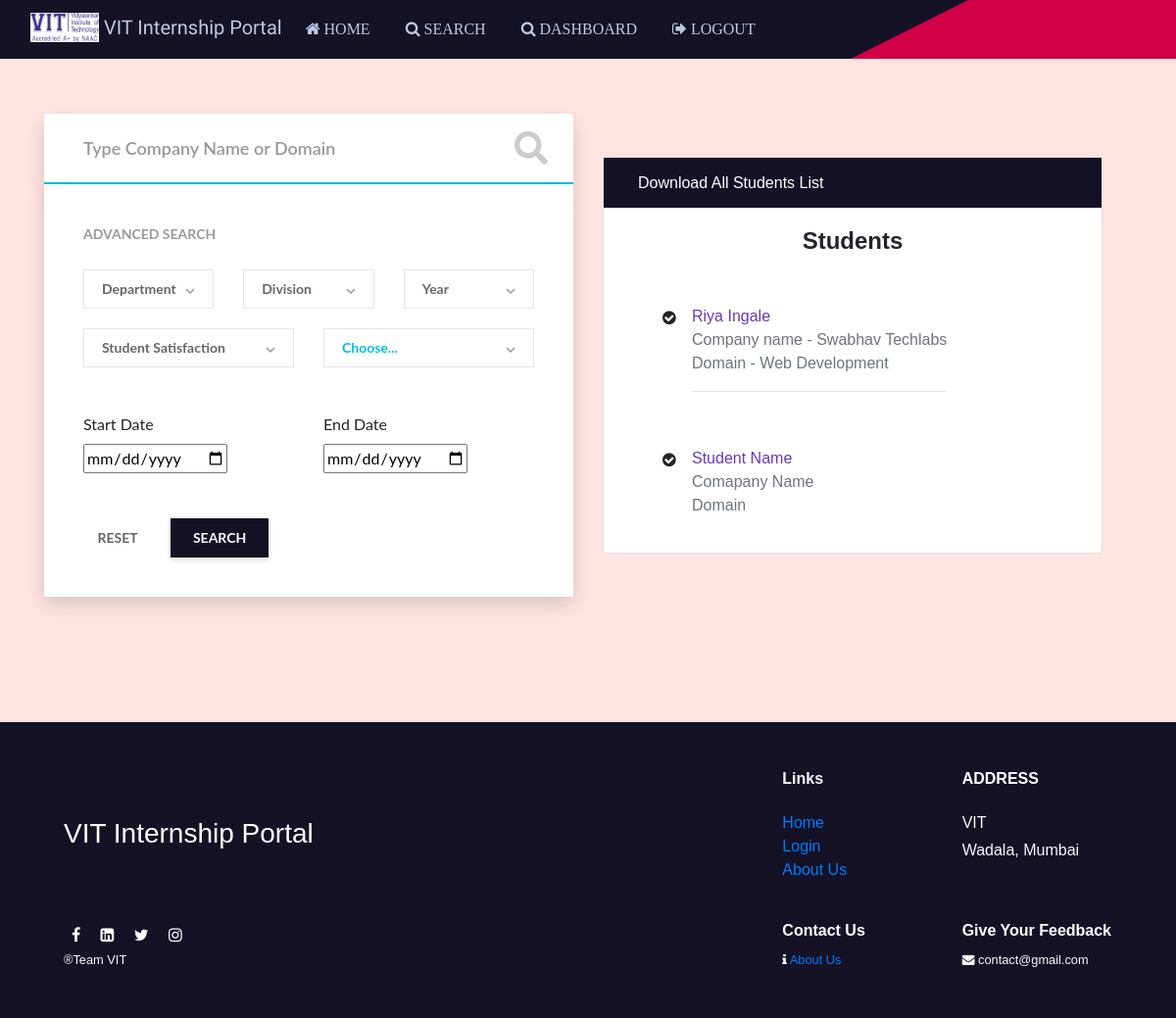
Page /search (signed in) on the earlier database version.
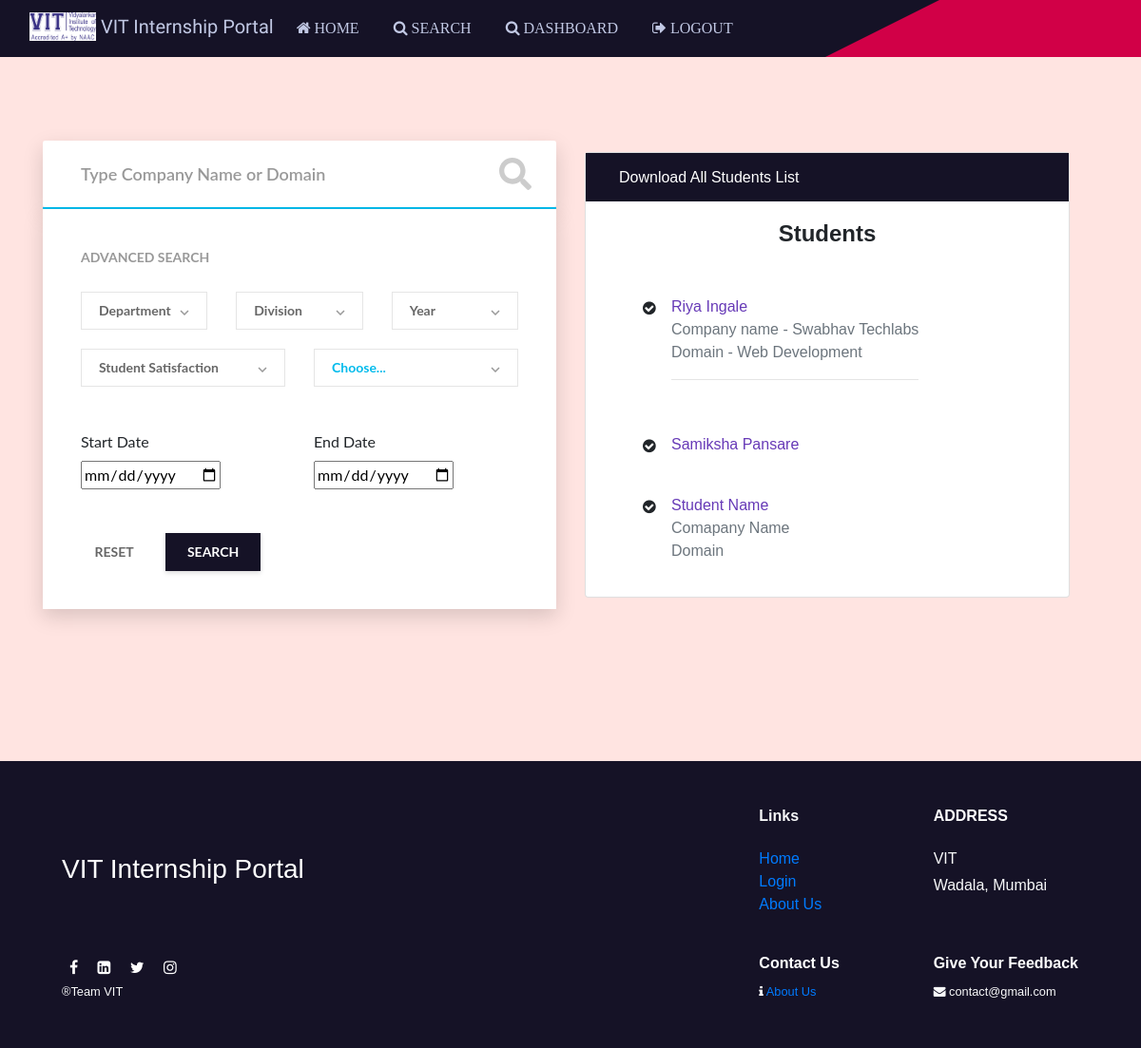
Same page on the later database version.
### app.py (models this page shows)
class Users(UserMixin, db.Model):
    id = db.Column(db.Integer, primary_key=True)
    fullname = db.Column(db.String(150))
    rollno = db.Column(db.String(15), unique=True)
    password = db.Column(db.String(80))
    mobileno = db.Column(db.String(15))
    email = db.Column(db.String(50))
    dept = db.Column(db.String(15))
    div = db.Column(db.String(15))
    year = db.Column(db.String(15))
    linkedIn_username = db.Column(db.Text)
    role = db.Column(db.Text)

class Internships(db.Model):
    id = db.Column(db.Integer, primary_key=True)
    user_id = db.Column(db.Integer)
    companyname = db.Column(db.Text)
    position = db.Column(db.Text)
    domain = db.Column(db.Text)
    source = db.Column(db.Text)
    skills_acquired = db.Column(db.Text)
    companyrepresentative_name = db.Column(db.Text)
    companyrepresentative_contact = db.Column(db.Text)
    startdate = db.Column(db.Date)
    enddate = db.Column(db.Date)
    offerletter = db.Column(db.LargeBinary)
    offerletter_filename = db.Column(db.Text)
    completioncert = db.Column(db.LargeBinary)
    completioncert_filename = db.Column(db.Text)
    feedback = db.Column(db.Text)
    workenv = db.Column(db.Integer)
    satisfied = db.Column(db.Text)
    recommendation = db.Column(db.Text)

### app.py (the view, shortened to what this page needs)
@app.route('/search', methods=['GET', 'POST'])
def search():
    if not current_user.is_authenticated:
        return redirect('/admin/login')
    else:
        if current_user.role == "admin":
            allinternships = []
            allstudents = []
            student_data = []
            internship_data = []
            if request.method == "GET":
                allstudents = Users.query.filter(Users.id != 2).all()
                allinternships = Internships.query.all()
                return render_template("search.html", students=allstudents, internships=allinternships, s=True)
        else:
            return "Page for Admin User Only"

### app.py (called while the page is built)
@login_manager.user_loader
def load_user(user_id):
    return Users.query.get(int(user_id))

### templates/search.html (shortened to what this page needs)
<!DOCTYPE html>
<html lang="en">
  <head>
    <link rel="stylesheet" href="../static/css/styles.css" />
    <link rel="stylesheet" href="../static/css/search.css" />
    <link
      rel="stylesheet"
      href="https://cdnjs.cloudflare.com/ajax/libs/font-awesome/4.7.0/css/font-awesome.min.css"
    />
    <link
      rel="stylesheet"
      href="https://maxcdn.bootstrapcdn.com/bootstrap/4.0.0/css/bootstrap.min.css"
    />
  </head>
  <body style="background-color: #ffe4e1">
    <nav class="navbar navbar-expand-lg navbar-red navbar-dark">
      <div class="wrap"></div>
      <div class="container-fluid all-show">
        <a class="navbar-brand" href="#" style="color: #c1c8e4">
          <img
            src="..\static\img\VIT.png"
            width="70"
            height="30"
            class="d-inline-block align-top"
            alt=""
          />
          VIT Internship Portal
        </a>
        <div class="collapse navbar-collapse" id="navbarSupportedContent">
          <ul class="navbar-nav mr-auto mb-2 mb-lg-0">
            <li class="nav-item">
              <a class="nav-link" href="/"><i class="fa fa-home"> Home</i></a>
            </li>
            <li class="nav-item">
              <a class="nav-link" href="/search"
                ><i class="fa fa-search"> Search</i></a
              >
            </li>
            <li class="nav-item">
              <a class="nav-link" href="/admin/dashboard"
                ><i class="fa fa-search"> Dashboard</i></a
              >
            </li>
             {% if current_user.is_authenticated %}
            <li class="nav-item">
              <a class="nav-link" href="/logout"
                ><i class="fa fa-sign-out"> Logout</i></a
              >
            </li>
            {% endif %}
          </ul>
        </div>
      </div>
    </nav>
    <div class="container">
      <div class="row">
        <div class="s009 col-12 col-lg-6" style="background-color: #ffe4e1">
          <form method="POST">
            <div class="inner-form">
              <div class="basic-search">
                <div class="input-field">
                  <input
                    id="companyname"
                    type="text"
                    placeholder="Type Company Name or Domain"
                    name="searchname"
                    oninput="handleChange()"
                  />
                  <div class="icon-wrap">
                  </div>
                </div>
              </div>
              <div class="advance-search">
                <span class="desc">ADVANCED SEARCH</span>
                <div class="row">
                  <div class="input-field col-12 col-sm-4">
                    <div class="input-select">
                      <select id="dept" data-trigger="" name="dept" onchange="handleChange()">
                        <option placeholder="" name="dept" value="">
                          Department
                        </option>
                      </select>
                    </div>
                  </div>
                  <div class="input-field col-12 col-sm-4">
                    <div class="input-select">
                      <select id="div" data-trigger="" name="div" onchange="handleChange()">
                        <option placeholder="" value="" name="div">
                          Division
                        </option>
                      </select>
                    </div>
                  </div>
                  <div class="input-field col-12 col-sm-4">
                    <div class="input-select">
                      <select id="year" data-trigger="" name="year" onchange="handleChange()">
                        <option placeholder="" value="" name="year">
                          Year
                        </option>
                      </select>
                    </div>
                  </div>
                </div>
                <div class="row second">
                  <div class="input-field col-12 col-sm-6">
                    <div class="input-select">
                      <select id="year" data-trigger="" name="satisfied" onchange="handleChange()">
                        <option placeholder="" value="" name="satisfied">
                          Student Satisfaction
                        </option>
                      </select>
                    </div>
                  </div>
                  <div class="input-field col-12 col-sm-6">
                    <div class="input-select">
                      <select id="domain" data-trigger="" name="domain" onchange="handleChange()">
                        <option selected name="domain">Choose...</option>
                      </select>
                    </div>
                  </div>
                </div>
                <div class="row second">
                  <div class="input-field-date col-12 col-sm-6">
                    <label for="startdate">Start Date</label>
                    <input id="startdate" type="date" name="startdate" onchange="handleChange()"/>
                  </div>
                  <div class="input-field-date col-12 col-sm-6">
                    <label for="enddate">End Date</label>
                    <input type="date" id="enddate" name="enddate" onchange="handleChange()"/>
                  </div>
                </div>
                <div class="row third">
                  <div class="input-field">
                    <div class="group-btn">
                      <button type="reset" class="btn-delete" id="delete">
                        RESET
                      </button>
                      <button
                        type="submit"
                        formaction="/search"
                        class="btn-search"
                        style="background-color: #151226"
                        onclick=""
                      >
                        SEARCH
                      </button>
                    </div>
                  </div>
                </div>
              </div>
            </div>
          </form>
        </div>
        <div
          class="
            row
            d-flex
            justify-content-center
            mt-100
            mb-100
            col-12 col-lg-6
          "
        >
          <div class="col-12 col-lg-12">
            <div class="card">
              <a class="downloadlistbutton" href="/exportall"
                >Download All Students List</a
              >
              <div class="card-body text-center">
                <h4 class="card-title m-b-0">Students</h4>
              </div>
              {% if s %}
              <ul class="list-style-none">
                {% for user in students %}
                <li class="d-flex no-block card-body">
                  <i class="fa fa-check-circle w-30px m-t-5"></i>
                  <div>
                    <a
                      href="/otherprofile/{{user.id}}"
                      class="m-b-0 font-medium p-0"
                      data-abc="true"
                      >{{user.fullname}}</a
                    >
                    <div class="Company-Names">
                      {% for Internship in internships %} {% if user.id ==
                      Internship.user_id %}
                      <div class="text-muted">
                        Company name - {{Internship.companyname}}
                      </div>
                      <div class="text-muted">
                        Domain - {{Internship.domain}}
                      </div>
                      <hr />
                      {% endif %} {% endfor %}
                    </div>
                  </div>
                </li>
                {% endfor %}
                <li class="d-flex no-block card-body">
                  <i class="fa fa-check-circle w-30px m-t-5"></i>
                  <div>
                    <a href="#" class="m-b-0 font-medium p-0" data-abc="true"
                      >Student Name</a
                    >
                    <div class="text-muted">Comapany Name</div>
                    <div class="text-muted">Domain</div>
                  </div>
                </li>
              </ul>
              {% else %}
                <h5 style="font-style: italic">No Students Found</h5>
              {% endif %}
            </div>
          </div>
        </div>
      </div>
    </div>
    <p>
      <br />
    </p>
<div class="container-fluid pb-0 mb-0 justify-content-center text-light" style="background-color: #151226;color: #fff;">
  <footer>
    <div class="row my-5 justify-content-center py-5">
      <div class="col-11">
        <div class="row ">
          <div class="col-xl-8 col-md-4 col-sm-4 col-12 my-auto mx-auto a">
            <h3 class="mb-md-0 mb-5 bold-text" style="color: #fff;"> VIT Internship Portal</h3>
          </div>
          <div class="col-xl-2 col-md-4 col-sm-4 col-12">
            <h6 class="mb-3 mb-lg-4 bold-text "><b>Links</b></h6>
            <ul class="list-unstyled">
              <li><a href="/">Home</a></li>
              <li><a href="/login">Login</a></li>
              <li><a href="/aboutus">About Us</a></li>
            </ul>
          </div>
          <div class="col-xl-2 col-md-4 col-sm-4 col-12">
            <h6 class="mb-3 mb-lg-4 bold-text mt-sm-0 mt-5" style="color: #ffffff;"><b>ADDRESS</b></h6>
            <p class="mb-1">VIT</p>
            <p>Wadala, Mumbai</p>
          </div>
        </div>
        <div class="row ">
          <div class="col-xl-8 col-md-4 col-sm-4 col-auto my-md-0 mt-5 order-sm-1 order-3 align-self-end">
            <p class="social text-muted mb-0 pb-0 bold-text">
               <span class="mx-2"><i class="fa fa-facebook" aria-hidden="true" style="color: #ffffff;"></i></span>
               <span class="mx-2"><i class="fa fa-linkedin-square" aria-hidden="true" style="color: #ffffff;"></i></span>
               <span class="mx-2"><i class="fa fa-twitter" aria-hidden="true" style="color: #ffffff;"></i></span>
               <span class="mx-2"><i class="fa fa-instagram" aria-hidden="true" style="color: #ffffff;"></i></span>
             </p>
             <small class="rights"><span>&#174;</span>Team VIT </small>
          </div>
          <div class="col-xl-2 col-md-4 col-sm-4 col-auto order-1 align-self-end ">
            <h6 class="mt-55 mt-2  bold-text" style="color: #ffffff;"><b>Contact Us</b></h6><small>
               <span><i class="fa fa-info" aria-hidden="true"></i></span> <a href="/aboutus">About Us</a></small>
          </div>
          <div class="col-xl-2 col-md-4 col-sm-4 col-auto order-2 align-self-end mt-3 ">
            <h6 class="mt-55 mt-2 bold-text" style="color: #ffffff;"><b>Give Your Feedback</b></h6><small>
               <span><i class="fa fa-envelope" aria-hidden="true"></i></span> contact@gmail.com</small>
          </div>
        </div>
      </div>
    </div>
  </footer>
</div>
  </body>
</html>

### static/css/styles.css (style rules this page uses)
:root { --direction: -45deg; }
body { margin: 0; padding: 0; }
.navbar-nav > li > a { text-transform: uppercase; font-size: 12px; margin-right: 20px; color: #C1C8E4; font-size: medium; }
.nav-link { color: #C1C8E4 !important; }
.wrap { width: 100%; position: absolute; height: 100%; background-color: #d10047; clip-path: polygon(81% 0, 100% 0, 100% 50%, 100% 100%, 71% 100%); transition: 1s all; }
.navbar-brand { color: #266150; font-family: "Allerta Stencil", sans-serif; margin-bottom: 4px; font-size: 27px; }
.navbar-red { background-color: #151226; color: #266150; }
.all-show { z-index: 10; }

Differences in the rows shown:
added Users: fullname "Samiksha Pansare"
